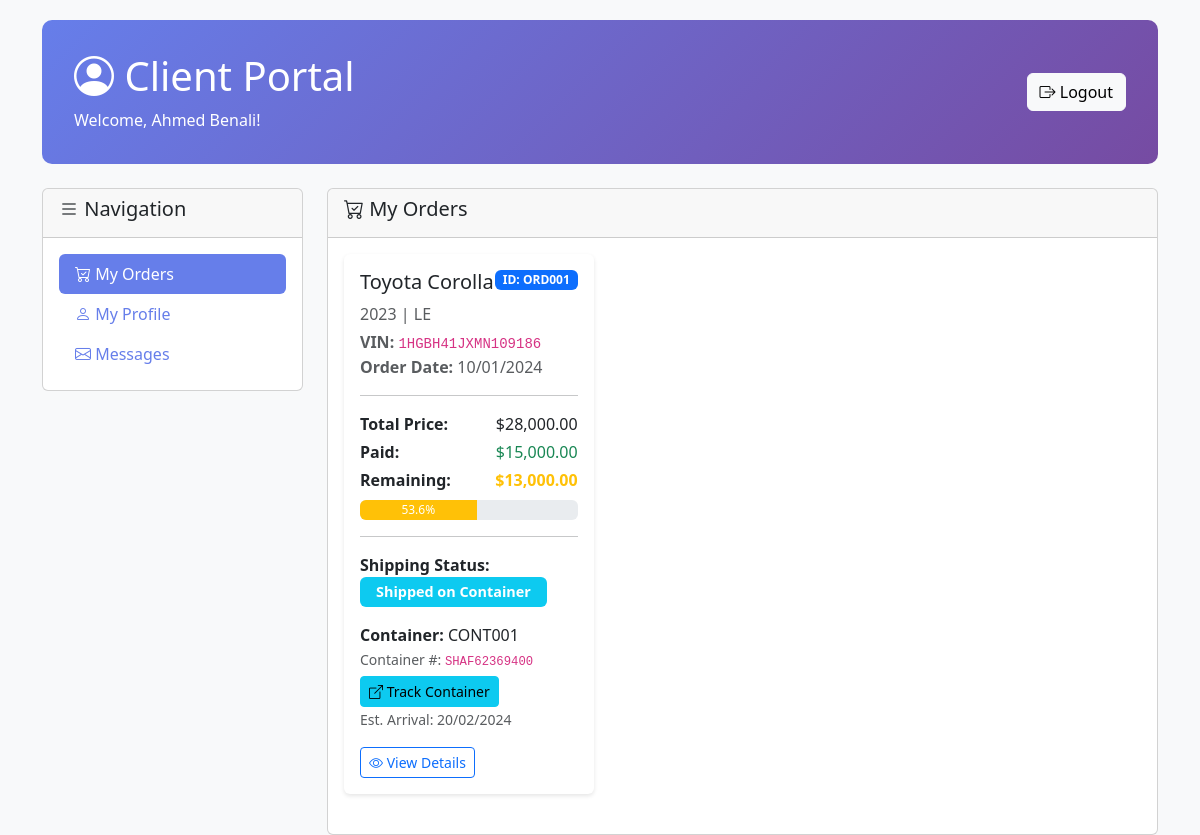
The app's page /client_portal.php (signed in) with its own data.
### tables this page shows
CREATE TABLE `clients` (
  `id` INT(11) NOT NULL AUTO_INCREMENT,
  `client_id` VARCHAR(20) NOT NULL UNIQUE,
  `name` VARCHAR(100) NOT NULL,
  `phone` VARCHAR(20) NOT NULL,
  `email` VARCHAR(100),
  `passport_number` VARCHAR(50),
  `address` TEXT,
  `user_id` INT(11) NULL,
  `password` VARCHAR(255) NOT NULL,
  `created_at` TIMESTAMP DEFAULT CURRENT_TIMESTAMP,
  `updated_at` TIMESTAMP DEFAULT CURRENT_TIMESTAMP ON UPDATE CURRENT_TIMESTAMP,
  `is_active` TINYINT(1) DEFAULT 1,
  `mfa_enabled` TINYINT(1) DEFAULT 0,
  `mfa_secret` VARCHAR(32) NULL,
  PRIMARY KEY (`id`),
  FOREIGN KEY (`user_id`) REFERENCES `admin_users`(`id`) ON DELETE SET NULL,
  INDEX `idx_client_id` (`client_id`),
  INDEX `idx_email` (`email`),
  INDEX `idx_phone` (`phone`),
  INDEX `idx_passport` (`passport_number`)
);

CREATE TABLE `orders` (
  `id` INT(11) NOT NULL AUTO_INCREMENT,
  `order_id` VARCHAR(20) NOT NULL UNIQUE,
  `client_id` INT(11) NOT NULL,
  `car_id` INT(11) NOT NULL,
  `vin` VARCHAR(17) NULL,
  `container_id` INT(11) NULL,
  `order_date` DATE NOT NULL,
  `total_sale_price` DECIMAL(12,2) NOT NULL,
  `shipping_status` ENUM('Awaiting Container', 'Shipped on Container', 'Arrived in Algeria', 'Customs Cleared', 'Ready for Pickup', 'Delivered') DEFAULT 'Awaiting Container',
  `notes` TEXT,
  `created_at` TIMESTAMP DEFAULT CURRENT_TIMESTAMP,
  `updated_at` TIMESTAMP DEFAULT CURRENT_TIMESTAMP ON UPDATE CURRENT_TIMESTAMP,
  PRIMARY KEY (`id`),
  FOREIGN KEY (`client_id`) REFERENCES `clients`(`id`) ON DELETE RESTRICT,
  FOREIGN KEY (`car_id`) REFERENCES `cars`(`id`) ON DELETE RESTRICT,
  FOREIGN KEY (`container_id`) REFERENCES `containers`(`id`) ON DELETE SET NULL,
  INDEX `idx_order_id` (`order_id`),
  INDEX `idx_client_id` (`client_id`),
  INDEX `idx_car_id` (`car_id`),
  INDEX `idx_vin` (`vin`),
  INDEX `idx_shipping_status` (`shipping_status`)
);

CREATE TABLE `cars` (
  `id` INT(11) NOT NULL AUTO_INCREMENT,
  `brand` VARCHAR(50) NOT NULL,
  `model` VARCHAR(100) NOT NULL,
  `year` INT(4) NOT NULL,
  `trim` VARCHAR(100),
  `purchase_price_usd` DECIMAL(12,2) NOT NULL,
  `sale_price_usd` DECIMAL(12,2) NOT NULL,
  `status` ENUM('Available', 'In Production', 'In Transit', 'Customs Cleared', 'Delivered', 'Sold', 'Reserved') DEFAULT 'Available',
  `color` VARCHAR(50),
  `description` TEXT,
  `created_at` TIMESTAMP DEFAULT CURRENT_TIMESTAMP,
  `updated_at` TIMESTAMP DEFAULT CURRENT_TIMESTAMP ON UPDATE CURRENT_TIMESTAMP,
  PRIMARY KEY (`id`),
  UNIQUE KEY `unique_model` (`brand`, `model`, `year`, `trim`),
  INDEX `idx_brand` (`brand`),
  INDEX `idx_status` (`status`)
);

CREATE TABLE `containers` (
  `id` INT(11) NOT NULL AUTO_INCREMENT,
  `container_id` VARCHAR(50) NOT NULL UNIQUE,
  `container_number` VARCHAR(50) NULL,
  `max_capacity` INT(2) DEFAULT 4,
  `departure_port` VARCHAR(100) NOT NULL,
  `arrival_port` VARCHAR(100) NOT NULL DEFAULT 'Algeria',
  `departure_date` DATE,
  `estimated_arrival_date` DATE,
  `actual_arrival_date` DATE NULL,
  `container_shipping_cost` DECIMAL(12,2) NOT NULL,
  `status` ENUM('Scheduled', 'En Route', 'Arrived', 'Unloaded', 'Completed') DEFAULT 'Scheduled',
  `created_at` TIMESTAMP DEFAULT CURRENT_TIMESTAMP,
  `updated_at` TIMESTAMP DEFAULT CURRENT_TIMESTAMP ON UPDATE CURRENT_TIMESTAMP,
  PRIMARY KEY (`id`),
  INDEX `idx_container_id` (`container_id`),
  INDEX `idx_status` (`status`)
);

### functions.php (called while the page is built, shortened)
<?php
function formatCurrency($amount) {
    return '$' . number_format($amount, 2, '.', ',');
}
function formatDate($date) {
    return date('d/m/Y', strtotime($date));
}
function getContainerTrackingLink($containerNumber) {
    return 'https://www.searates.com/container/tracking/?number=' . urlencode($containerNumber);
}

### client_portal.php (the view, shortened to what this page needs)
<?php
require_once 'functions.php';
require_once 'functions_messaging.php';
$client_id = $_SESSION['user_id'];
$stmt = $pdo->prepare("SELECT * FROM clients WHERE id = ?");
$stmt->execute([$client_id]);
$client = $stmt->fetch();
$stmt = $pdo->prepare("
    SELECT o.*, car.brand, car.model, car.year, car.trim,
           (SELECT COALESCE(SUM(amount_paid), 0) FROM payments WHERE order_id = o.id) as total_paid,
           cont.container_id as container_code,
           cont.container_number,
           cont.estimated_arrival_date,
           cont.actual_arrival_date,
           cont.status as container_status
    FROM orders o
    JOIN cars car ON o.car_id = car.id
    LEFT JOIN containers cont ON o.container_id = cont.id
    WHERE o.client_id = ?
    ORDER BY o.order_date DESC
");
$stmt->execute([$client_id]);
$orders = $stmt->fetchAll();
$client_info = $client;
?>
<!DOCTYPE html>
<html lang="en">
<head>
    <link href="https://cdn.jsdelivr.net/npm/bootstrap@5.3.0/dist/css/bootstrap.min.css" rel="stylesheet">
    <link rel="stylesheet" href="https://cdn.jsdelivr.net/npm/bootstrap-icons@1.11.0/font/bootstrap-icons.css">
</head>
<body>
    <div class="container">
        <div class="portal-header mb-4">
            <div class="d-flex justify-content-between align-items-center">
                <div>
                    <h1><i class="bi bi-person-circle"></i> Client Portal</h1>
                    <p class="mb-0">Welcome, <?php echo htmlspecialchars($client_info['name']); ?>!</p>
                </div>
                <div class="text-end">
                    <a href="logout.php" class="btn btn-light">
                        <i class="bi bi-box-arrow-right"></i> Logout
                    </a>
                </div>
            </div>
        </div>
        <div class="row">
            <div class="col-md-3 mb-4">
                <div class="card">
                    <div class="card-header">
                        <h5><i class="bi bi-list"></i> Navigation</h5>
                    </div>
                    <div class="card-body">
                        <div class="nav flex-column nav-pills" role="tablist">
                            <a class="nav-link active" href="#orders" data-bs-toggle="pill" role="tab">
                                <i class="bi bi-cart-check"></i> My Orders
                            </a>
                            <a class="nav-link" href="#profile" data-bs-toggle="pill" role="tab">
                                <i class="bi bi-person"></i> My Profile
                            </a>
                            <a class="nav-link" href="#messages" data-bs-toggle="pill" role="tab">
                                <i class="bi bi-envelope"></i> Messages
                            </a>
                        </div>
                    </div>
                </div>
            </div>
            <div class="col-md-9">
                <div class="tab-content">
                    <div class="tab-pane fade show active" id="orders">
                        <div class="card">
                            <div class="card-header">
                                <h5><i class="bi bi-cart-check"></i> My Orders</h5>
                            </div>
                            <div class="card-body">
                                <?php if (empty($orders)): ?>
                                    <div class="text-center py-5">
                                        <i class="bi bi-cart-x" style="font-size: 3rem; color: #ccc;"></i>
                                        <h4 class="mt-3">No Orders Found</h4>
                                        <p class="text-muted">You don't have any orders yet.</p>
                                    </div>
                                <?php else: ?>
                                    <div class="row">
                                        <?php foreach ($orders as $order): ?>
                                            <?php
                                            $remaining = $order['total_sale_price'] - $order['total_paid'];
                                            $progress = $order['total_sale_price'] > 0 ? ($order['total_paid'] / $order['total_sale_price']) * 100 : 100;
                                            $tracking_link = getContainerTrackingLink($order['container_number'] ?? '');
                                            ?>
                                            <div class="col-md-6 col-lg-4 mb-4">
                                                <div class="order-card card h-100">
                                                    <div class="card-body">
                                                        <div class="d-flex justify-content-between align-items-start">
                                                            <div>
                                                                <h5 class="card-title">
                                                                    <?php echo htmlspecialchars($order['brand'] . ' ' . $order['model']); ?>
                                                                </h5>
                                                                <p class="card-text text-muted mb-1">
                                                                    <?php echo $order['year']; ?> | <?php echo htmlspecialchars($order['trim']); ?>
                                                                </p>
                                                            </div>
                                                            <span class="badge bg-primary">ID: <?php echo htmlspecialchars($order['order_id']); ?></span>
                                                        </div>
                                                        <p class="text-muted mb-2">
                                                            <strong>VIN:</strong> <code><?php echo htmlspecialchars($order['vin'] ?? 'Not assigned'); ?></code><br>
                                                            <strong>Order Date:</strong> <?php echo formatDate($order['order_date']); ?>
                                                        </p>
                                                        <hr>
                                                        <div class="mb-3">
                                                            <div class="d-flex justify-content-between mb-1">
                                                                <span><strong>Total Price:</strong></span>
                                                                <span><?php echo formatCurrency($order['total_sale_price']); ?></span>
                                                            </div>
                                                            <div class="d-flex justify-content-between mb-1">
                                                                <span><strong>Paid:</strong></span>
                                                                <span class="text-success"><?php echo formatCurrency($order['total_paid']); ?></span>
                                                            </div>
                                                            <div class="d-flex justify-content-between mb-2">
                                                                <span><strong>Remaining:</strong></span>
                                                                <span class="<?php echo $remaining > 0 ? 'text-warning fw-bold' : 'text-success'; ?>">
                                                                    <?php echo formatCurrency($remaining); ?>
                                                                </span>
                                                            </div>
                                                            <div class="progress" style="height: 20px;">
                                                                <div class="progress-bar <?php echo $progress >= 100 ? 'bg-success' : 'bg-warning'; ?>"
                                                                     role="progressbar"
                                                                     style="width: <?php echo min(100, $progress); ?>%">
                                                                    <?php echo number_format($progress, 1); ?>%
                                                                </div>
                                                            </div>
                                                        </div>
                                                        <hr>
                                                        <div class="mb-3">
                                                            <strong>Shipping Status:</strong><br>
                                                            <span class="badge bg-info status-badge"><?php echo $order['shipping_status']; ?></span>
                                                        </div>
                                                        <?php if ($order['container_code']): ?>
                                                        <div class="mb-3">
                                                            <strong>Container:</strong> <?php echo htmlspecialchars($order['container_code']); ?><br>
                                                            <?php if ($order['container_number']): ?>
                                                                <small class="text-muted">Container #: <code><?php echo htmlspecialchars($order['container_number']); ?></code></small>
                                                                <?php if ($tracking_link): ?>
                                                                    <br><a href="<?php echo htmlspecialchars($tracking_link); ?>" target="_blank" class="btn btn-sm btn-info mt-1">
                                                                        <i class="bi bi-box-arrow-up-right"></i> Track Container
                                                                    </a>
                                                                <?php endif; ?>
                                                            <?php endif; ?>
                                                            <?php if ($order['estimated_arrival_date']): ?>
                                                                <br><small class="text-muted">
                                                                    Est. Arrival: <?php echo formatDate($order['estimated_arrival_date']); ?>
                                                                </small>
                                                            <?php endif; ?>
                                                        </div>
                                                        <?php endif; ?>
                                                        <div class="mt-3">
                                                            <a href="order_view.php?order_id=<?php echo $order['id']; ?>" class="btn btn-sm btn-outline-primary">
                                                                <i class="bi bi-eye"></i> View Details
                                                            </a>
                                                        </div>
                                                    </div>
                                                </div>
                                            </div>
                                        <?php endforeach; ?>
                                    </div>
                                <?php endif; ?>
                            </div>
                        </div>
                    </div>
                </div>
            </div>
        </div>
    </div>
</body>
</html>

### client_portal.php (style rules this page uses)
body { background-color: #f8f9fa; padding-top: 20px; }
.portal-header { background: linear-gradient(135deg, #667eea 0%, #764ba2 100%); color: white; padding: 2rem; border-radius: 10px; margin-bottom: 2rem; }
.order-card { transition: transform 0.2s; border: none; box-shadow: 0 2px 4px rgba(0,0,0,0.1); }
.status-badge { font-size: 0.9rem; padding: 0.5rem 1rem; }
.nav-pills .nav-link { color: #667eea; }
.nav-pills .nav-link.active { background-color: #667eea; }

### records on screen
clients: name "Ahmed Benali"
orders: car.model "Toyota Corolla", car.year "2023", car.trim "LE", order "ORD001", vin "1HGBH41JXMN109186", order_date "10/01/2024", total_sale_price "$28,000.00", total_paid "$15,000.00", remaining "$13,000.00", progress "53.6", shipping_status "Shipped on Container", container.container_id "CONT001", container.container_number "SHAF62369400", container.estimated_arrival_date "20/02/2024"
